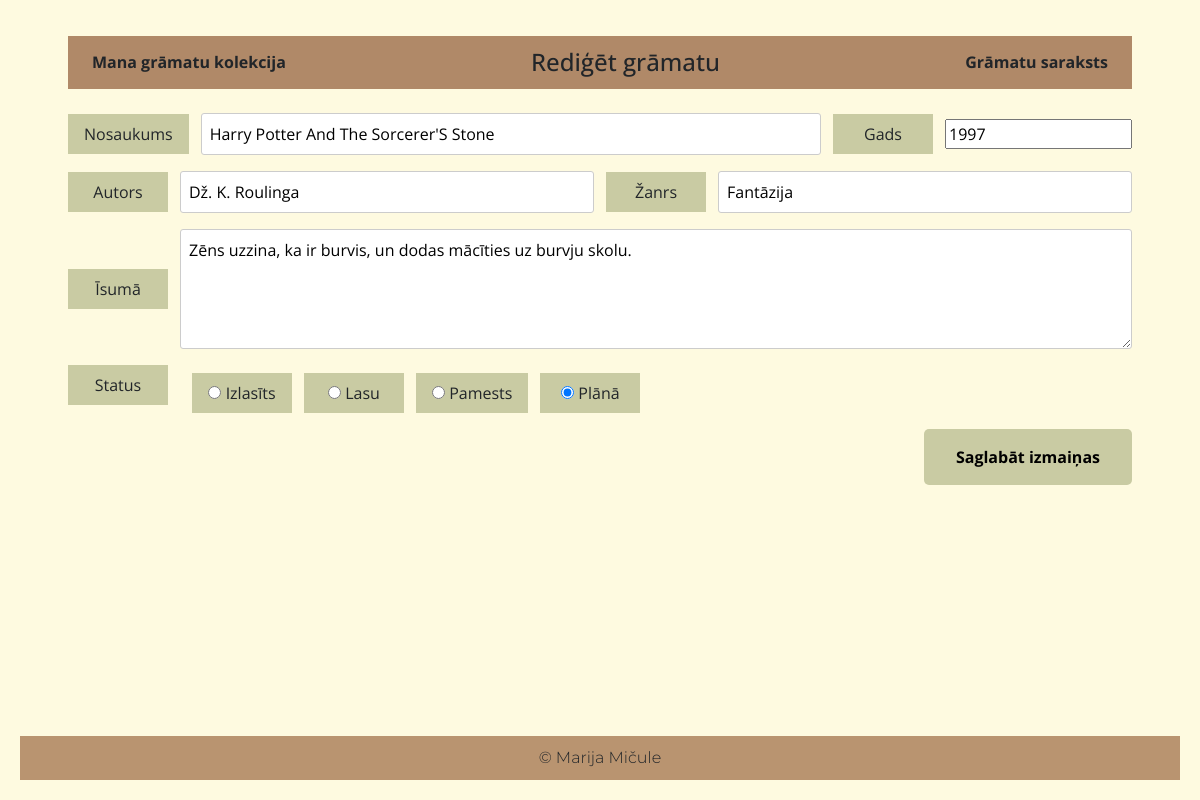
/rediģēt/20, run on the app's committed database.
### tables this page shows
CREATE TABLE gramatas (
    id INTEGER PRIMARY KEY AUTOINCREMENT,
    nosaukums TEXT NOT NULL,
    gads TEXT NOT NULL,
    autors TEXT NOT NULL,
    zanrs TEXT NOT NULL,
    isuma TEXT NOT NULL,
    statuss TEXT
);

### app.py (the view, shortened to what this page needs)
@app.route("/rediģēt/<int:id>", methods=["GET", "POST"])
def rediget(id):
    conn = sqlite3.connect(DB_PATH)
    conn.row_factory = sqlite3.Row
    cur = conn.cursor()
    cur.execute("SELECT * FROM gramatas WHERE id = ?", (id,))
    gr = cur.fetchone()
    conn.close()
    return render_template("rediget.html", gr=gr)

### templates/rediget.html
{% extends "layout.html" %}
{% block body %}
<div class="form-wrapper">
  <div class="top-bar">
    <a href="{{ url_for('sakums') }}">Mana grāmatu kolekcija</a>
    <h1>Rediģēt grāmatu</h1>
    <a href="{{ url_for('saraksts') }}">Grāmatu saraksts</a>
  </div>
  <form method="POST">
    <div class="form-row">
      <label>Nosaukums</label>
      <input type="text" name="nosaukums" value="{{ gr.nosaukums }}" required>
      <label>Gads</label>
      <input type="number" name="gads" value="{{ gr.gads }}" required>
    </div>
    <div class="form-row">
      <label>Autors</label>
      <input type="text" name="autors" value="{{ gr.autors }}" required>
      <label>Žanrs</label>
      <input type="text" name="zanrs" value="{{ gr.zanrs }}" required>
    </div>
    <div class="form-row">
      <label>Īsumā</label>
      <textarea name="isuma" required>{{ gr.isuma }}</textarea>
    </div>
    <div class="form-row status-row">
      <label>Status</label>
      <div class="status-options">
        {% for status in ["Izlasīts", "Lasu", "Pamests", "Plānā"] %}
          <label>
            <input type="radio" name="statuss" value="{{ status }}" {% if gr.statuss == status %}checked{% endif %}>
            {{ status }}
          </label>
        {% endfor %}
      </div>
    </div>
    <div class="form-row">
      <button class="btn-save" type="submit">Saglabāt izmaiņas</button>
    </div>
  </form>
</div>
{% endblock %}

### static/style.css (style rules this page uses)
:root { --main-bg-color: #fefae0; --header-footer-color: #b99470; --block-bg-color: #a6b37d; --button-bg-color: #c0c78c; --label-bg: #c9cba3; --text-color: #333333; --filter-bg: #dce0bd; --accent: #b08968; }
body { background-color: var(--main-bg-color); margin: 0; padding: 20px; font-family: "Open Sans", sans-serif; display: flex; flex-direction: column; min-height: 100vh; }
a { text-decoration: none; color: inherit; }
.form-wrapper { background-color: var(--main-bg-color); padding: 2vh 4vw; flex-grow: 1; }
.top-bar { display: flex; justify-content: space-between; align-items: center; background-color: var(--accent); padding: 1.5vh 2vw; margin-bottom: 3vh; }
.top-bar h1 { margin: 0; font-size: 2vw; text-align: center; flex: 1; }
.top-bar a { font-weight: bold; white-space: nowrap; }
form { display: flex; flex-direction: column; gap: 2vh; }
.form-row { display: flex; flex-wrap: wrap; align-items: center; gap: 1vw; }
.form-row label { background-color: var(--label-bg); padding: 0.5em 1em; min-width: 100px; text-align: center; }
.form-row input[type="text"], .form-row textarea { flex: 1; min-width: 150px; padding: 0.5em; border: 1px solid #ccc; border-radius: 3px; }
.form-row textarea { height: 15vh; resize: vertical; }
.status-row { align-items: flex-start; }
.status-options { display: flex; flex-wrap: wrap; gap: 1vw; margin-left: 1vw; padding-top: 0.5em; }
.status-options label { white-space: nowrap; font-size: 1em; }
.btn-save { background-color: var(--label-bg); border: none; padding: 1em 2em; font-weight: bold; margin-left: auto; cursor: pointer; font-size: 1em; border-radius: 5px; }

### data on the page
gramatas: nosaukums "Harry Potter And The Sorcerer'S Stone", gads "1997", autors "Dž. K. Roulinga", zanrs "Fantāzija", isuma "Zēns uzzina, ka ir burvis, un dodas mācīties uz burvju skolu.", statuss "☐ Izlasīts" "☐ Lasu" "☐ Pamests" "☑ Plānā"

### other printed values
{{ status }} "Izlasīts" "Lasu" "Pamests" "Plānā"
